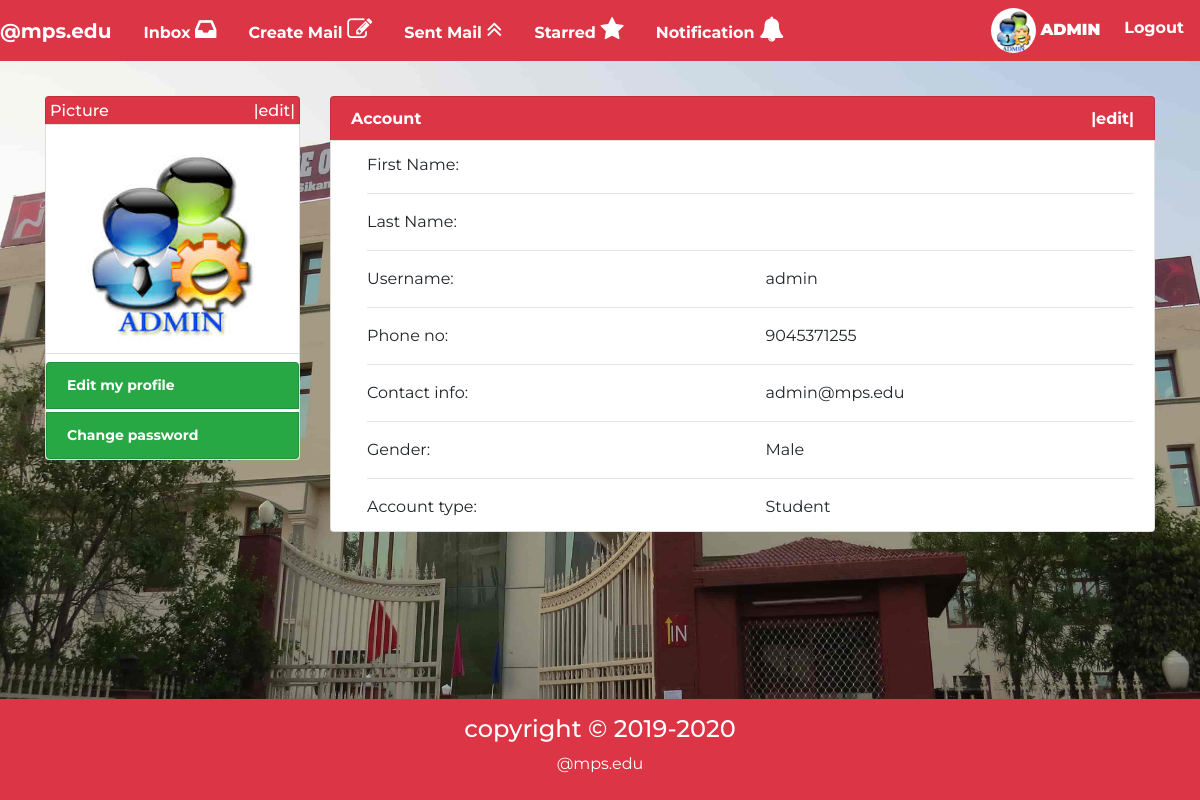
The app's page /account/profile/ (signed in), older data.
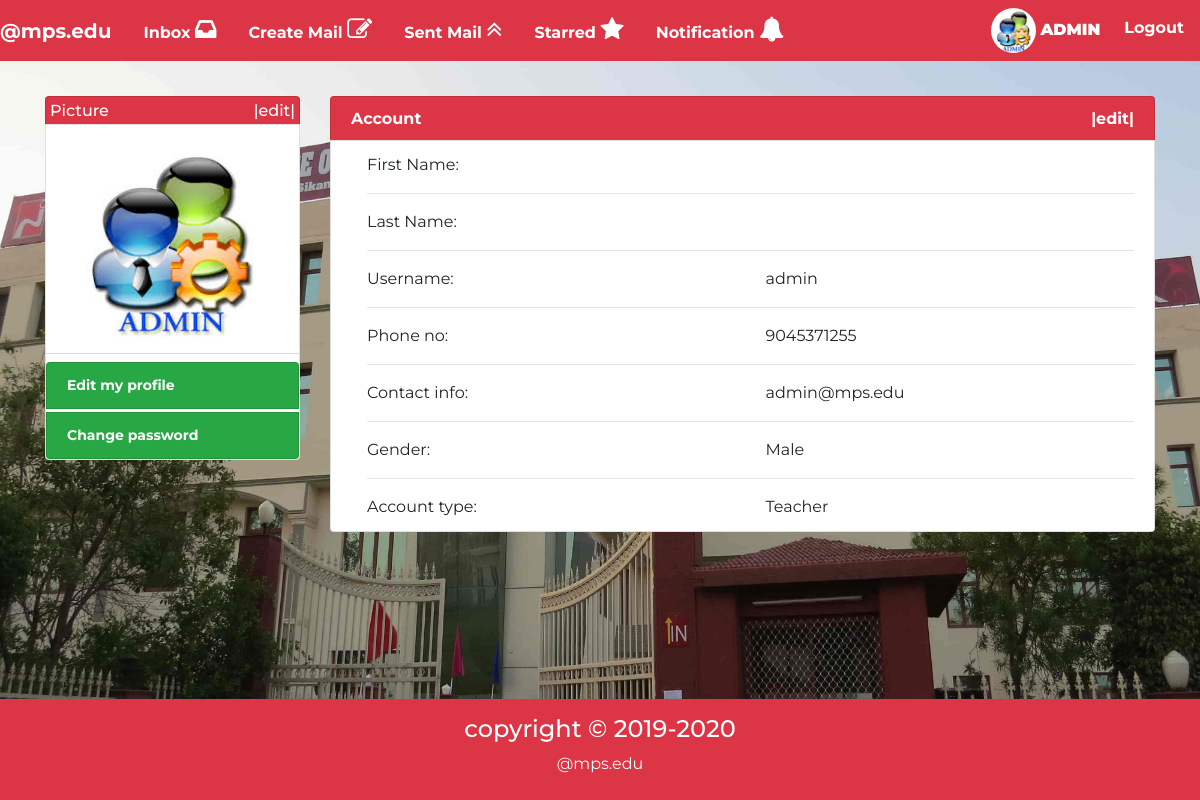
The same page, newer data.
### account/models.py (models this page shows, shortened)
class Profile(models.Model):
	user=models.OneToOneField(User,on_delete=models.CASCADE)
	gender=models.CharField(max_length=10,choices=(('Male','Male'),('Female','Female')),default='Male')
	tel=models.CharField(max_length=10)
	pic=models.ImageField(upload_to='profile/profile_pic',default="profile/profile_pic/profile_image.jpg")
	type=models.CharField(max_length=10,choices=(('Student','Student'),('Teacher','Teacher')),default='Student')
	security=models.CharField(max_length=50,default="")

### account/views.py (the view)
# urls.py: path('profile/',views.profile),
@login_required(login_url="/account/login")
def profile(req):
	id=req.user.id
	profile=Profile.objects.get(user__id=id)
	return render(req,"account/profile.html",{"profile":profile})

### account/templates/account/profile.html (shortened to what this page needs)
{%extends 'mail/basic.html'%}
{%block body%}
<div class="container">
<div class="row">
{%include "account/profile_basic.html"%}
	<div class="col-sm-12 col-md-9 col-lg-9 col-xl-9 col-12">
		<h6 class="list-group-item bg-danger text-white font-weight-bolder"> Account <span class="float-right" id="pic_upload"><a href="/account/edit_profile" class="text-white">|edit|</a></span></h6>
	<div class="list-group-item ">
		<div class="ml-3">
		    <div class="row"><div class="col-sm-6 col-md-6 col-lg-6 col-xl-6 col-6">First Name:</div><div class="col-sm-6 col-md-6 col-lg-6 col-xl-6 col-6">{{profile.user.first_name|title}}</div></div><hr>
		    <div class="row"><div class="col-sm-6 col-md-6 col-lg-6 col-xl-6 col-6">Last Name:</div><div class="col-sm-6 col-md-6 col-lg-6 col-xl-6 col-6">{{profile.user.last_name|title}}</div></div><hr>
		    <div class="row"><div class="col-sm-6 col-md-6 col-lg-6 col-xl-6 col-6">Username:</div><div class="col-sm-6 col-md-6 col-lg-6 col-xl-6 col-6">{{profile.user.username}}</div></div><hr>
		    <div class="row"><div class="col-sm-6 col-md-6 col-lg-6 col-xl-6 col-6">Phone no:</div><div class="col-sm-6 col-md-6 col-lg-6 col-xl-6 col-6">{{profile.tel}}</div></div><hr>
		    <div class="row"><div class="col-sm-6 col-md-6 col-lg-6 col-xl-6 col-6">Contact info:</div><div class="col-sm-6 col-md-6 col-lg-6 col-xl-6 col-6">{{profile.user.email}}</div></div><hr>
		    <div class="row"><div class="col-sm-6 col-md-6 col-lg-6 col-xl-6 col-6">Gender:</div><div class="col-sm-6 col-md-6 col-lg-6 col-xl-6 col-6">{{profile.gender}}</div></div><hr>
            <div class="row"><div class="col-sm-6 col-md-6 col-lg-6 col-xl-6 col-6">Account type:</div><div class="col-sm-6 col-md-6 col-lg-6 col-xl-6 col-6">{{profile.type}}</div></div>
	</div>
	</div>
		</div>
	</div>
</div>
{%endblock%}

### account/templates/account/profile_basic.html (shortened to what this page needs)
<div class="col-sm-12 col-md-3 col-lg-3 col-xl-3 col-12 mb-5">
	<h6 class="list-group-item p-1 bg-danger text-white">Picture<span class="float-right" id="pic_upload"><a href="#" class="text-white">|edit|</a></span></h6>
	<div class="list-group-item pt-3 pl-3">
	<a href="/account/profile"><img src="/media/{{profile.pic}}" class="img-fluid p-0" id="profile-img"></a>
</div>
<ul class="list-group-item p-0 pt-2">
<a href="/account/edit_profile" class="list-group-item bg-success list-group-item-action small-font text-white font-weight-bolder">Edit my profile</a>
<a href="/account/change_password_confirm" class="list-group-item bg-success list-group-item-action small-font text-white mt-1 font-weight-bolder">Change password</a>
   </ul>
</div>

Row changes from the older to the newer data that the page shows:
changed Profile "Male": type "Student" → "Teacher"
